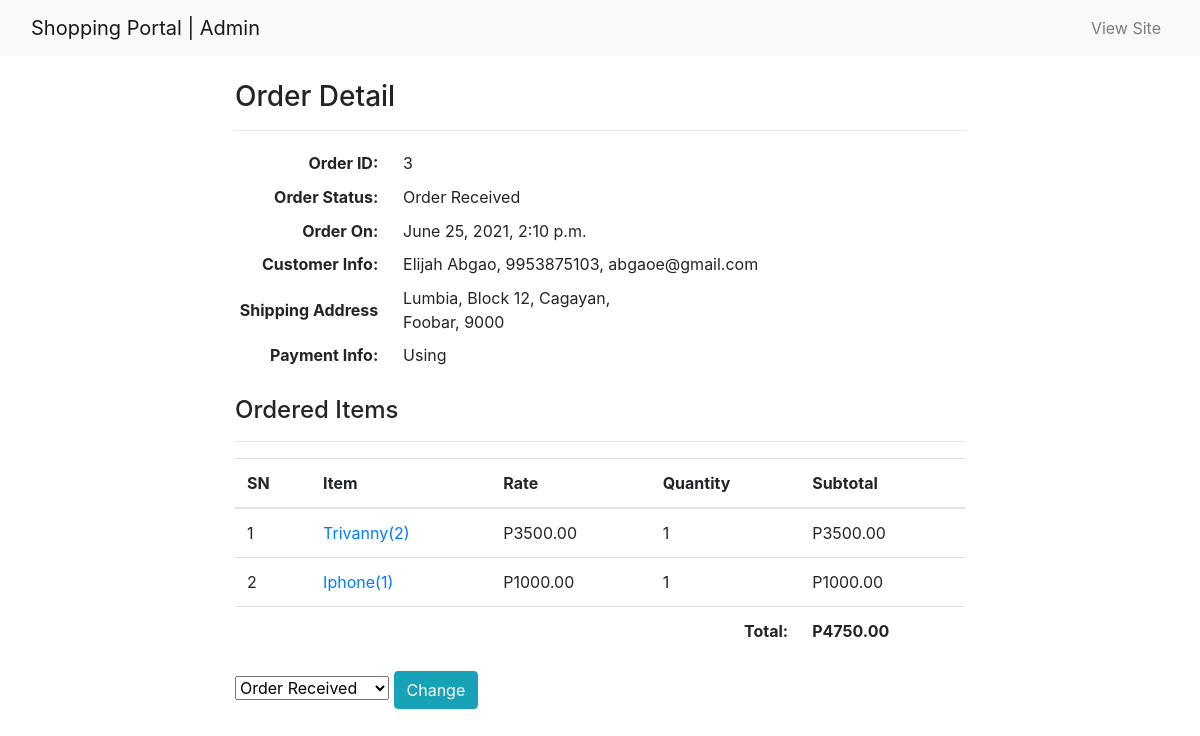
The app's page /admin-order/3/ (signed in) with its own data.
### ecomapp/models.py (models this page shows, shortened)
class Order(models.Model):
    cart = models.OneToOneField(Cart, on_delete=models.CASCADE)
    fullname = models.CharField(max_length=200)
    barangay = models.CharField(max_length=200, null=True, blank=True)
    street = models.CharField(max_length=200, null=True, blank=True)
    city = models.CharField(max_length=200, null=True, blank=True)
    province = models.CharField(max_length=200, null=True, blank=True)
    postal = models.IntegerField(null=True, blank=True)
    mobile = models.CharField(max_length=11)
    email = models.EmailField(null=True, blank=True)
    subtotal = models.PositiveIntegerField()
    discount = models.PositiveIntegerField()
    total = models.PositiveIntegerField()
    order_status = models.CharField(max_length=50, choices=ORDER_STATUS)
    created_at = models.DateTimeField(auto_now_add=True)
    payment_completed = models.BooleanField(default=False, null=True, blank=True)
    number = models.CharField(max_length=20)
    transaction_id = models.CharField(max_length=255)

class CartProduct(models.Model):
    cart = models.ForeignKey(Cart, on_delete=models.CASCADE)
    product = models.ForeignKey(Product, on_delete=models.CASCADE)
    rate = models.PositiveIntegerField()
    quantity = models.PositiveIntegerField()
    subtotal = models.PositiveIntegerField()

class Product(models.Model):
    title = models.CharField(max_length=200)
    slug = models.SlugField(unique=True)
    category = models.CharField(max_length=2, choices=CATEGORY_CHOICES)
    image = models.ImageField(upload_to="products")
    marked_price = models.PositiveIntegerField()
    selling_price = models.PositiveIntegerField()
    description = models.TextField()
    brand = models.CharField(max_length=20, choices=BRAND_CHOICES)
    view_count = models.PositiveIntegerField(default=0)

class Cart(models.Model):
    customer = models.ForeignKey(Customer, on_delete=models.SET_NULL, null=True, blank=True)
    total = models.PositiveIntegerField(default=0)
    created_at = models.DateTimeField(auto_now_add=True)
    @property
    def get_orig_total(self):
        subtotal = self.total
        num = 250
        total = subtotal + num
        return total

### ecomapp/views.py (the view)
# urls.py: path("admin-order/<int:pk>/", AdminOrderDetailView.as_view(), name="adminorderdetail"),
class AdminOrderDetailView(AdminRequiredMixin, DetailView):
    template_name = "adminpages/adminorderdetail.html"
    model = Order
    context_object_name = "ord_obj"
    def get_context_data(self, **kwargs):
        context = super().get_context_data(**kwargs)
        context["allstatus"] = ORDER_STATUS
        return context

### ecomapp/views.py (called while the page is built)
    def dispatch(self, request, *args, **kwargs):
        if request.user.is_authenticated and Admin.objects.filter(user=request.user).exists():
            pass
        else:
            return redirect("/admin-login/")
        return super().dispatch(request, *args, **kwargs)

### templates/adminpages/adminorderdetail.html (shortened to what this page needs)
{% extends 'adminpages/adminbase.html' %}
{% load humanize %}
{% block content %}
<div class="container my-4">
    <div class="row">
        <div class="col-md-8 mx-auto">
            <h3>Order Detail</h3>
            <hr>
            <div class="table-responsive-sm">
                <table class="table-sm">
                <tbody>
                    <tr>
                        <th scope="row" style="text-align:right;">Order ID:</th>
                        <td style="padding-left: 20px;">{{ord_obj.id}}</td>
                    </tr>
                    <tr>
                        <th scope="row" style="text-align:right;">Order Status:</th>
                        <td style="padding-left: 20px;">{{ord_obj.order_status}}</td>
                    </tr>
                    <tr>
                        <th scope="row" style="text-align:right;">Order On:</th>
                        <td style="padding-left: 20px;">{{ord_obj.created_at}}</td>
                    </tr>
                    <tr>
                        <th scope="row" style="text-align:right;">Customer Info:</th>
                        <td style="padding-left: 20px;">{{ord_obj.fullname}}, {{ord_obj.mobile}}, {{ord_obj.email}}</td>
                    </tr>
                    <tr>
                        <th scope="row" style="text-align:right;">Shipping Address</th>
                        <td style="padding-left: 20px;">{{ord_obj.barangay}}, {{ord_obj.street}}, {{ord_obj.city}}, <br>
                        {{ord_obj.province}}, {{ord_obj.postal}}</td>
                    </tr>
                    <tr>
                        <th scope="row" style="text-align:right;">Payment Info:</th>
                        <td style="padding-left: 20px;">Using {{ord_obj.payment_method}}</td>
                    </tr>
                </tbody>
            </table>
            </div>
           <br>
            <h4>Ordered Items</h4>
            <hr>
            <table class="table">
                <thead>
                    <tr>
                        <th>SN</th>
                        <th>Item</th>
                        <th>Rate</th>
                        <th>Quantity</th>
                        <th>Subtotal</th>
                    </tr>
                </thead>
                <tbody>
                    {% for cp in ord_obj.cart.cartproduct_set.all %}
                    <tr>
                        <td>{{forloop.counter}}</td>
                        <td><a target="_blank"
                                href="{% url 'ecomapp:productdetail' cp.product.slug %}">{{cp.product.title}}({{cp.product.id}})</a>
                        </td>
                        <td>P{{cp.rate}}.00</td>
                        <td>{{cp.quantity}}</td>
                        <td>P{{cp.subtotal}}.00</td>
                    </tr>
                    {% endfor %}
                    <tr>
                        <th colspan="4" class="text-right">Total: </th>
                        <th>P{{ord_obj.cart.get_orig_total}}.00</th>
                    </tr>
                </tbody>
            </table>
            <form action="{% url 'ecomapp:adminorderstatuschange' ord_obj.id %}" method="POST">
                <select name="status">
                    {% for i, j in allstatus %}
                    <option value="{{i}}" {% if i == ord_obj.order_status %}selected{% endif %}>{{j}}</option>
                    {% endfor %}
                </select>
                <button class="btn btn-info">Change</button>
            </form>
        </div>
    </div>
</div>
{% endblock %}

### records on screen
Order: id "3", order_status "Order Received", created_at "June 25, 2021, 2:10 p.m.", fullname "Elijah Abgao", mobile "9953875103", email "abgaoe@gmail.com", barangay "Lumbia", street "Block 12", city "Cagayan", province "Foobar", postal "9000", cart.get_orig_total "4750", status "Order Received"
CartProduct: product "Trivanny", product.id "2", rate "3500", quantity "1", subtotal "3500"
CartProduct: product "Iphone", product.id "1", rate "1000", quantity "1", subtotal "1000"
